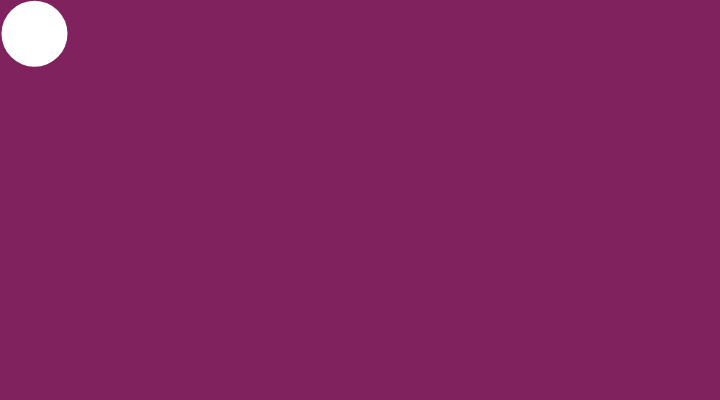
Frame 1 (no input)
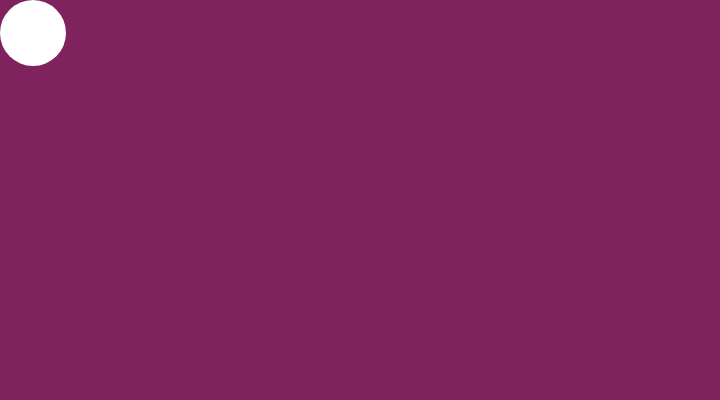
Frame 60 (no input)
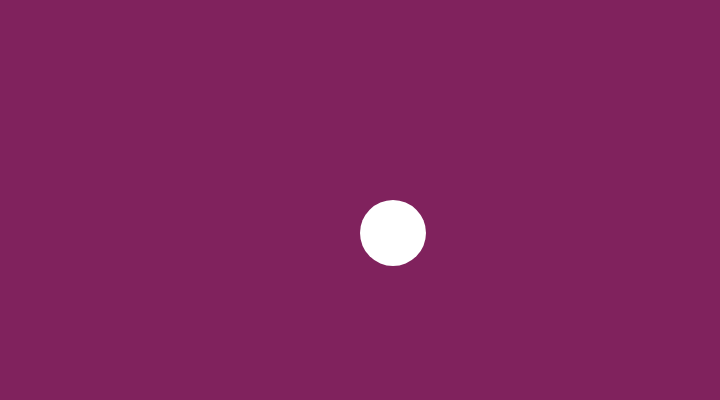
Frame 120 (the mouse pressed at the canvas centre since frame 60)

The p5.js sketch that drew these frames (run headless with seeded random() and noise() and a simulated clock; from frame 60 on, the mouse is pressed at the canvas centre):

// p5.js sketch
// ── sketch.js
let x = 2;
let y = 1;
let easing = 0.25;

function setup() {
  createCanvas(720, 400);
  noStroke();
}
// altered an example from p5.js reference site
function draw() {
  background(128, 34, 93);
  let targetX = mouseX;
  let dx = targetX - x;
  x += dx * easing;

  let targetY = mouseY;
  let dy = targetY - y;
  y += dy * easing;

  square(x, y, 66, 66);
}
